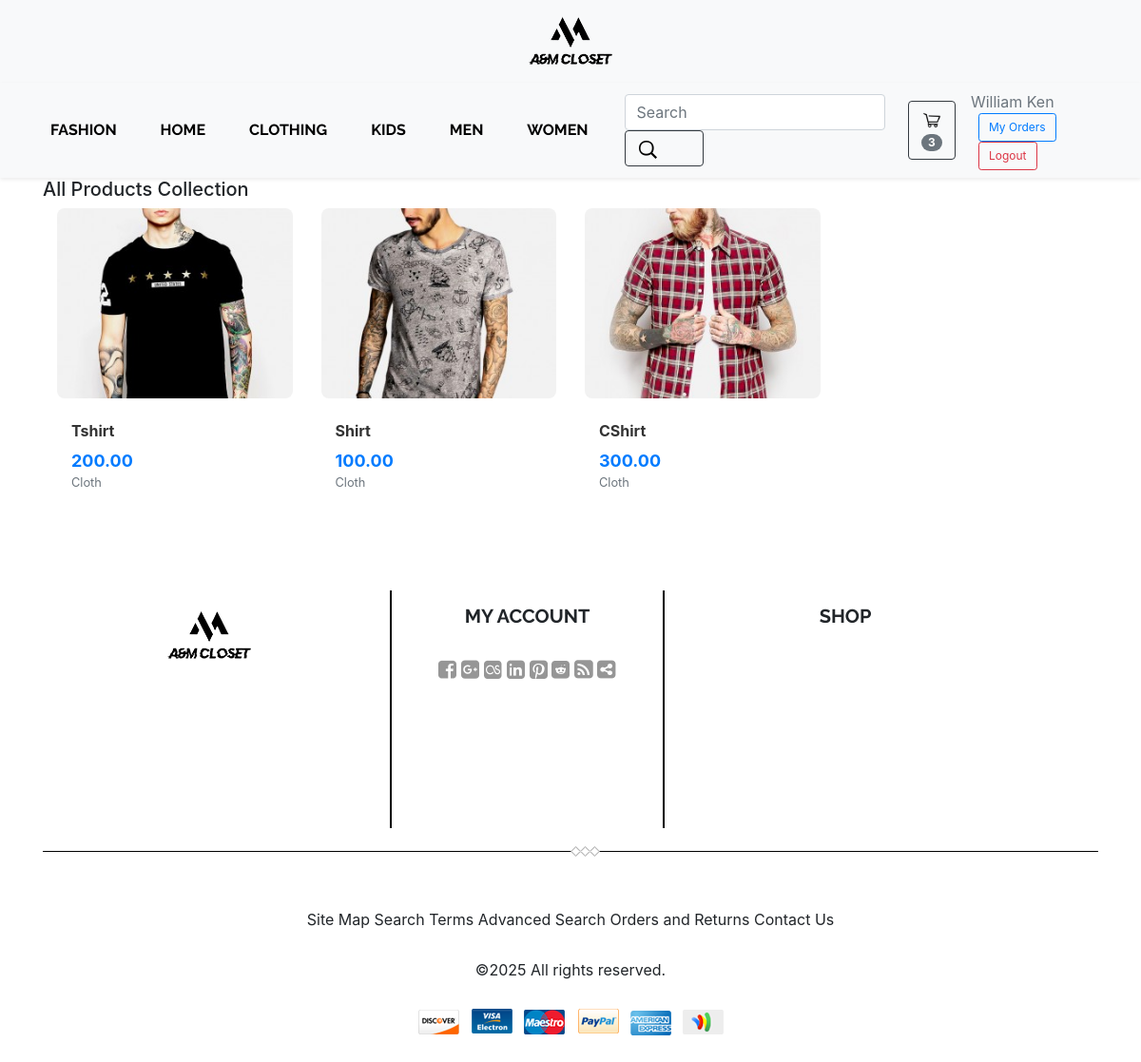
The page /Others.php (signed in) on the database its author committed.
### tables this page shows
CREATE TABLE `product` (
  `p_id` int(100) NOT NULL,
  `name` varchar(100) NOT NULL,
  `category` varchar(100) NOT NULL,
  `description` varchar(100) NOT NULL,
  `tags` varchar(255) NOT NULL,
  `quantity` int(100) NOT NULL,
  `Price` int(100) NOT NULL,
  `imgname` varchar(100) NOT NULL
);

### Others.php (the view)
<?php
  include 'header.php';
  include 'lib/connection.php';
  $selected_category = isset($_GET['category']) ? $_GET['category'] : null;
  $selected_tags = isset($_GET['tags']) ? $_GET['tags'] : null;
  $filter_value = $selected_tags ? $selected_tags : $selected_category;
  if ($filter_value) {
    $sql = "SELECT * FROM product WHERE tags = '" . mysqli_real_escape_string($conn, $filter_value) . "'";
    $result = mysqli_query($conn, $sql);
    if (mysqli_num_rows($result) == 0) {
      $sql = "SELECT * FROM product WHERE category = '" . mysqli_real_escape_string($conn, $filter_value) . "'";
      $result = mysqli_query($conn, $sql);
    }
  } else {
    $sql = "SELECT * FROM product";
    $result = mysqli_query($conn, $sql);
  }
?>
<div class="container">
    <h5>
        <?php
        $display_category = isset($_GET['tags']) ? $_GET['tags'] : (isset($_GET['category']) ? $_GET['category'] : 'All Products');
        echo htmlspecialchars($display_category) . ' Collection';
        ?>
    </h5>
    <div class="container">
        <div class="row" id="productsContainer">
            <?php
            if (mysqli_num_rows($result) > 0) {
                while ($row = mysqli_fetch_assoc($result)) {
                    ?>
                    <div class="col-md-3 col-sm-6 col-6 product-item" data-category="<?php echo htmlspecialchars($row['category']); ?>">
                        <div class="product-item">
                            <a href="product_detail.php?id=<?php echo $row['p_id']; ?>" class="product-link">
                                <div class="product-image">
                                    <img src="admin/product_img/<?php echo $row['imgname']; ?>" alt="<?php echo $row['name']; ?>">
                                </div>
                                <div class="product-info">
                                    <h6><?php echo $row["name"]; ?></h6>
                                    <span class="price"><?php echo number_format($row["Price"], 2); ?></span>
                                    <small class="text-muted d-block"><?php echo $row["category"]; ?></small>
                                </div>
                            </a>
                        </div>
                    </div>
                    <?php
                }
            } else {
                if ($filter_value) {
                    echo "<div class='col-12'><p>No products available in the '" . htmlspecialchars($filter_value) . "' category.</p></div>";
                } else {
                    echo "<div class='col-12'><p>No products available.</p></div>";
                }
            }
            ?>
        </div>
    </div>
</div>
<?php
  include 'footer.php';
?>

### css/style.css (style rules this page uses)
.product-item { margin-bottom: 20px; transition: transform 0.3s ease; }
.product-link { text-decoration: none; color: inherit; display: block; }
.product-image { overflow: hidden; border-radius: 8px; margin-bottom: 10px; }
.product-image img { width: 100%; height: 200px; object-fit: cover; transition: transform 0.3s ease; }
.product-info h6 { margin: 0 0 5px 0; font-weight: 600; }
.product-info .price { color: #007bff; font-weight: bold; font-size: 1.1em; }
.product-image { position: relative; overflow: hidden; }
.product-image img { transition: transform 0.3s ease; width: 100%; height: 200px; object-fit: cover; }
.product-info { padding: 15px; }
.product-info h6 { font-size: 16px; font-weight: bold; margin-bottom: 8px; color: #333; }
.product-info .price { font-size: 18px; font-weight: bold; color: #007bff; }

### rows shown on the page
product: imgname (picture), name "Tshirt", Price "200.00", category "Cloth"
product: imgname (picture), name "Shirt", Price "100.00", category "Cloth"
product: imgname (picture), name "CShirt", Price "300.00", category "Cloth"

### other values the page prints
$display_name "KIDS"
$display_name "MEN"
$display_name "WOMEN"
$total "3"
$_SESSION['username'] "William Ken"
$display_category "All Products"
